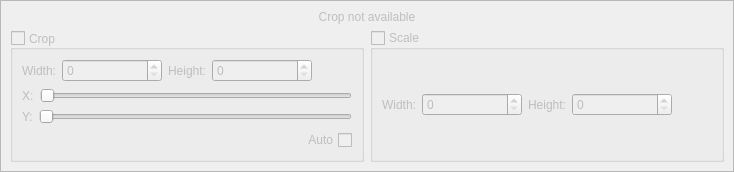
        <widget class="QWidget" name="crop_page">
         <layout class="QGridLayout" name="gridLayout_4">
          <property name="leftMargin">
           <number>0</number>
          </property>
          <property name="topMargin">
           <number>0</number>
          </property>
          <property name="rightMargin">
           <number>0</number>
          </property>
          <property name="bottomMargin">
           <number>0</number>
          </property>
          <item row="0" column="0">
           <widget class="QFrame" name="frame_3">
            <property name="frameShape">
             <enum>QFrame::StyledPanel</enum>
            </property>
            <property name="frameShadow">
             <enum>QFrame::Raised</enum>
            </property>
            <layout class="QGridLayout" name="gridLayout_3">
             <item row="1" column="0">
              <layout class="QHBoxLayout" name="horizontalLayout_12">
               <item>
                <widget class="QGroupBox" name="crop_groupbox">
                 <property name="enabled">
                  <bool>false</bool>
                 </property>
                 <property name="title">
                  <string>Crop</string>
                 </property>
                 <property name="alignment">
                  <set>Qt::AlignLeading|Qt::AlignLeft|Qt::AlignVCenter</set>
                 </property>
                 <property name="flat">
                  <bool>false</bool>
                 </property>
                 <property name="checkable">
                  <bool>true</bool>
                 </property>
                 <property name="checked">
                  <bool>false</bool>
                 </property>
                 <layout class="QVBoxLayout" name="verticalLayout_7">
                  <item>
                   <layout class="QHBoxLayout" name="horizontalLayout_6">
                    <item>
                     <layout class="QHBoxLayout" name="horizontalLayout_4">
                      <item>
                       <widget class="QLabel" name="label_8">
                        <property name="text">
                         <string>Width:</string>
                        </property>
                        <property name="alignment">
                         <set>Qt::AlignRight|Qt::AlignTrailing|Qt::AlignVCenter</set>
                        </property>
                       </widget>
                      </item>
                      <item>
                       <widget class="QSpinBox" name="crop_width_spinbox">
                        <property name="sizePolicy">
                         <sizepolicy hsizetype="Fixed" vsizetype="Fixed">
                          <horstretch>0</horstretch>
                          <verstretch>0</verstretch>
                         </sizepolicy>
                        </property>
                        <property name="minimumSize">
                         <size>
                          <width>100</width>
                          <height>0</height>
                         </size>
                        </property>
                       </widget>
                      </item>
                     </layout>
                    </item>
                    <item>
                     <layout class="QHBoxLayout" name="horizontalLayout_5">
                      <item>
                       <widget class="QLabel" name="label_9">
                        <property name="text">
                         <string>Height:</string>
                        </property>
                        <property name="alignment">
                         <set>Qt::AlignRight|Qt::AlignTrailing|Qt::AlignVCenter</set>
                        </property>
                       </widget>
                      </item>
                      <item>
                       <widget class="QSpinBox" name="crop_height_spinbox">
                        <property name="sizePolicy">
                         <sizepolicy hsizetype="Fixed" vsizetype="Fixed">
                          <horstretch>0</horstretch>
                          <verstretch>0</verstretch>
                         </sizepolicy>
                        </property>
                        <property name="minimumSize">
                         <size>
                          <width>100</width>
                          <height>0</height>
                         </size>
                        </property>
                       </widget>
                      </item>
                     </layout>
                    </item>
                    <item>
                     <spacer name="horizontalSpacer_4">
                      <property name="orientation">
                       <enum>Qt::Horizontal</enum>
                      </property>
                      <property name="sizeHint" stdset="0">
                       <size>
                        <width>40</width>
                        <height>20</height>
                       </size>
                      </property>
                     </spacer>
                    </item>
                   </layout>
                  </item>
                  <item>
                   <layout class="QHBoxLayout" name="horizontalLayout_7">
                    <item>
                     <widget class="QLabel" name="label_10">
                      <property name="text">
                       <string>X:</string>
                      </property>
                     </widget>
                    </item>
                    <item>
                     <widget class="QSlider" name="crop_x_slider">
                      <property name="orientation">
                       <enum>Qt::Horizontal</enum>
                      </property>
                     </widget>
                    </item>
                   </layout>
                  </item>
                  <item>
                   <layout class="QHBoxLayout" name="horizontalLayout_8">
                    <item>
                     <widget class="QLabel" name="label_11">
                      <property name="text">
                       <string>Y:</string>
                      </property>
                     </widget>
                    </item>
                    <item>
                     <widget class="QSlider" name="crop_y_slider">
                      <property name="orientation">
                       <enum>Qt::Horizontal</enum>
                      </property>
                     </widget>
                    </item>
                   </layout>
                  </item>
                  <item>
                   <widget class="QCheckBox" name="crop_auto_checkbox">
                    <property name="layoutDirection">
                     <enum>Qt::RightToLeft</enum>
                    </property>
                    <property name="text">
                     <string>Auto</string>
                    </property>
                    <property name="checked">
                     <bool>false</bool>
                    </property>
                   </widget>
                  </item>
                 </layout>
                </widget>
               </item>
               <item>
                <widget class="QGroupBox" name="groupBox_2">
                 <property name="enabled">
                  <bool>false</bool>
                 </property>
                 <property name="title">
                  <string>Scale</string>
                 </property>
                 <property name="checkable">
                  <bool>true</bool>
                 </property>
                 <property name="checked">
                  <bool>false</bool>
                 </property>
                 <layout class="QVBoxLayout" name="verticalLayout_10">
                  <item>
                   <layout class="QHBoxLayout" name="horizontalLayout_11">
                    <item>
                     <layout class="QHBoxLayout" name="horizontalLayout_9">
                      <item>
                       <widget class="QLabel" name="label_12">
                        <property name="text">
                         <string>Width:</string>
                        </property>
                        <property name="alignment">
                         <set>Qt::AlignRight|Qt::AlignTrailing|Qt::AlignVCenter</set>
                        </property>
                       </widget>
                      </item>
                      <item>
                       <widget class="QSpinBox" name="scale_width_spinbox">
                        <property name="sizePolicy">
                         <sizepolicy hsizetype="Fixed" vsizetype="Fixed">
                          <horstretch>0</horstretch>
                          <verstretch>0</verstretch>
                         </sizepolicy>
                        </property>
                        <property name="minimumSize">
                         <size>
                          <width>100</width>
                          <height>0</height>
                         </size>
                        </property>
                       </widget>
                      </item>
                     </layout>
                    </item>
                    <item>
                     <layout class="QHBoxLayout" name="horizontalLayout_10">
                      <item>
                       <widget class="QLabel" name="label_13">
                        <property name="text">
                         <string>Height:</string>
                        </property>
                        <property name="alignment">
                         <set>Qt::AlignRight|Qt::AlignTrailing|Qt::AlignVCenter</set>
                        </property>
                       </widget>
                      </item>
                      <item>
                       <widget class="QSpinBox" name="scale_height_spinbox">
                        <property name="sizePolicy">
                         <sizepolicy hsizetype="Fixed" vsizetype="Fixed">
                          <horstretch>0</horstretch>
                          <verstretch>0</verstretch>
                         </sizepolicy>
                        </property>
                        <property name="minimumSize">
                         <size>
                          <width>100</width>
                          <height>0</height>
                         </size>
                        </property>
                       </widget>
                      </item>
                     </layout>
                    </item>
                    <item>
                     <spacer name="horizontalSpacer_5">
                      <property name="orientation">
                       <enum>Qt::Horizontal</enum>
                      </property>
                      <property name="sizeHint" stdset="0">
                       <size>
                        <width>40</width>
                        <height>20</height>
                       </size>
                      </property>
                     </spacer>
                    </item>
                   </layout>
                  </item>
                 </layout>
                </widget>
               </item>
              </layout>
             </item>
             <item row="0" column="0">
              <widget class="QStackedWidget" name="crop_preview_stack">
               <property name="currentIndex">
                <number>1</number>
               </property>
               <widget class="QWidget" name="crop_preview_page">
                <layout class="QVBoxLayout" name="verticalLayout_15">
                 <property name="leftMargin">
                  <number>0</number>
                 </property>
                 <property name="topMargin">
                  <number>0</number>
                 </property>
                 <property name="rightMargin">
                  <number>0</number>
                 </property>
                 <property name="bottomMargin">
                  <number>0</number>
                 </property>
                 <item>
                  <widget class="QLabel" name="crop_preview_label">
                   <property name="sizePolicy">
                    <sizepolicy hsizetype="Expanding" vsizetype="Expanding">
                     <horstretch>0</horstretch>
                     <verstretch>0</verstretch>
                    </sizepolicy>
                   </property>
                   <property name="text">
                    <string>PREVIEW</string>
                   </property>
                   <property name="scaledContents">
                    <bool>true</bool>
                   </property>
                   <property name="alignment">
                    <set>Qt::AlignCenter</set>
                   </property>
                  </widget>
                 </item>
                </layout>
               </widget>
               <widget class="QWidget" name="crop_preview_no_avail_page">
                <layout class="QVBoxLayout" name="verticalLayout_16">
                 <property name="leftMargin">
                  <number>0</number>
                 </property>
                 <property name="topMargin">
                  <number>0</number>
                 </property>
                 <property name="rightMargin">
                  <number>0</number>
                 </property>
                 <property name="bottomMargin">
                  <number>0</number>
                 </property>
                 <item>
                  <widget class="QLabel" name="label_24">
                   <property name="enabled">
                    <bool>false</bool>
                   </property>
                   <property name="text">
                    <string>Crop not available</string>
                   </property>
                   <property name="alignment">
                    <set>Qt::AlignCenter</set>
                   </property>
                  </widget>
                 </item>
                </layout>
               </widget>
              </widget>
             </item>
            </layout>
           </widget>
          </item>
         </layout>
        </widget>
